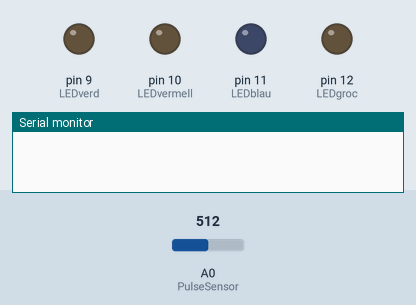
The sketch below on a simulated Arduino Uno, built with avr-gcc and run on an emulated ATmega328P. Parts: output pins drawn as LEDs (lit = HIGH), the last lines printed to the serial monitor. Inputs (shaded band) come from the test bench; at power-on: A0 (PulseSensor) = 512.

Above: at 0.15 s.
At 9.45 s:
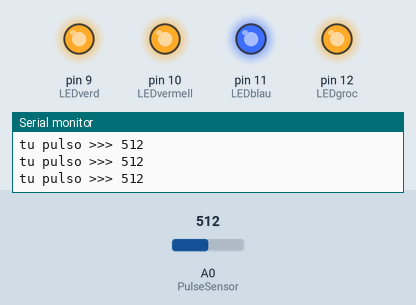
At 18.1 s:
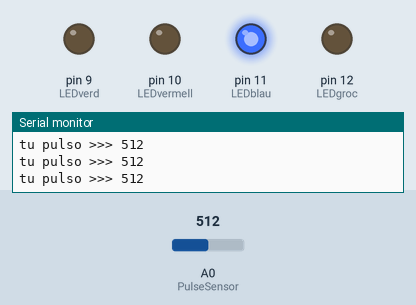
Timing chart, 0 to 19.6 s (numbered marks = the images above):
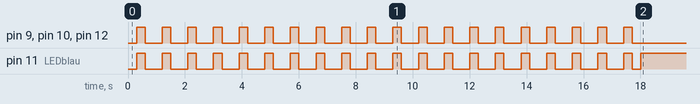

Measured:
- by itself, pin 9 (LEDverd), pin 10 (LEDvermell), pin 12 (LEDgroc): alternates HIGH for 0.30 s and LOW for 0.60 s, 40 changes in all, then stays LOW
- by itself, pin 11 (LEDblau): goes 19 × (HIGH 0.30 s, LOW 0.60 s), HIGH 0.30 s, LOW 0.30 s, then HIGH

The sketch:

C_digo_Caja_GALAX.ino
```cpp
///////////////CÓDIGO CAJA RANGOS///////////////////////

int LEDverd = 9;  //Conectamos el led verde en el pin 9
int LEDgroc = 12; //Conectamos el led amarillo en el pin 12
int LEDvermell = 10; //Conectamos el led rojo en el pin 10
int LEDblau = 11; //Conectamos el led azul en el pin 11
int PulseSensor = A0; //Conectamos el pulsometro en el pin A0
int pulso; //Declaramos la variable pulso
int NumReadings = 20; // Declaramos que el numero de "Readings" (veces que lee el pulso) son 20
int flag = 0; //Declaramos que la variable flag es 0

void setup() {
  pinMode(LEDverd,OUTPUT); //Declaramos el led verde como salida
  pinMode(LEDgroc,OUTPUT); //Declaramos el led amarillo como salida
  pinMode(LEDblau,OUTPUT); //Declaramos el led azul como salida
  pinMode(LEDvermell,OUTPUT); //Declaramos el led rojo como salida
  Serial.begin(9600);

}

void loop() {

// Inicializamos la primera función

if (flag == 0){

  for (int thisReading = 0; thisReading < NumReadings; thisReading++) // El programa empieza el contador a 0, va sumando 1 hasta llegar a 20
  {

    delay (300);
    pulso = analogRead (PulseSensor); //La variable pulso lee el pulsometro

    Serial.print ("tu pulso >>> ");
    Serial.println (pulso);

 // Feedback

      digitalWrite(LEDverd, HIGH);
      digitalWrite(LEDgroc, HIGH);
      digitalWrite(LEDblau, HIGH);
      digitalWrite(LEDvermell, HIGH);
      delay(300);
      digitalWrite(LEDverd, LOW);
      digitalWrite(LEDgroc, LOW);
      digitalWrite(LEDblau, LOW);
      digitalWrite(LEDvermell, LOW);
      delay(300);

  }

  flag = 1; //Cuando ya se ha leído el pulso 20 veces, la variable flag pasa a ser 1

}

// Inicializamos la segunda función
if (flag == 1) {

  if (NumReadings == 20); {  //Si el pulso se ha leído 20 veces

   if(pulso > 0 && pulso <= 430 ){                          // Si la señal es mayor a 0 y más pequeña o igual a 430, enciende el LEDverd
     digitalWrite(LEDverd,HIGH);
   } else {
     digitalWrite(LEDverd,LOW);                // Si la señal no es mayor a 0 y más pequeña o igual a 430, apaga el LEDverd
   }
  if(pulso > 430 && pulso <= 500 ){                          // Si la señal es mayor a 430 y más pequeña o igual a 500, enciende el LEDgroc
     digitalWrite(LEDgroc,HIGH);
   } else {
     digitalWrite(LEDgroc,LOW);                //  Si la señal no es mayor a 430 y más pequeña o igual a 500, apaga el LEDgroc
   }
  if(pulso > 500 && pulso <= 530 ){                          // Si la señal es mayor a 500 y más pequeña o igual a 530, enciende el LEDblau
     digitalWrite(LEDblau,HIGH);
   } else {
     digitalWrite(LEDblau,LOW);                // Si la señal no es mayor a 500 y más pequeña o igual a 530, enciende el LEDblau
   }
  if(pulso > 530 ){                          // Si la señal es mayor a 530, enciende el LEDvermell.
     digitalWrite(LEDvermell,HIGH);
   } else {
   digitalWrite(LEDvermell,LOW);                // Si la señal no es mayor a 530, enciende el LEDvermell.
   }

  delay (200);

}

 flag = 2; //Cuando se ha dado el resultado, la variable flag pasa a ser 1

}

// Inicializamos la tercera función

if (flag == 2) { //La variable flag es 2
  pulso = analogRead (PulseSensor);
  if (pulso == 0) {flag = 0; } //Si el pulsometro detecta que el pulso es 0, cambia la variable flag a 0
  delay(1000);
}

}
```
